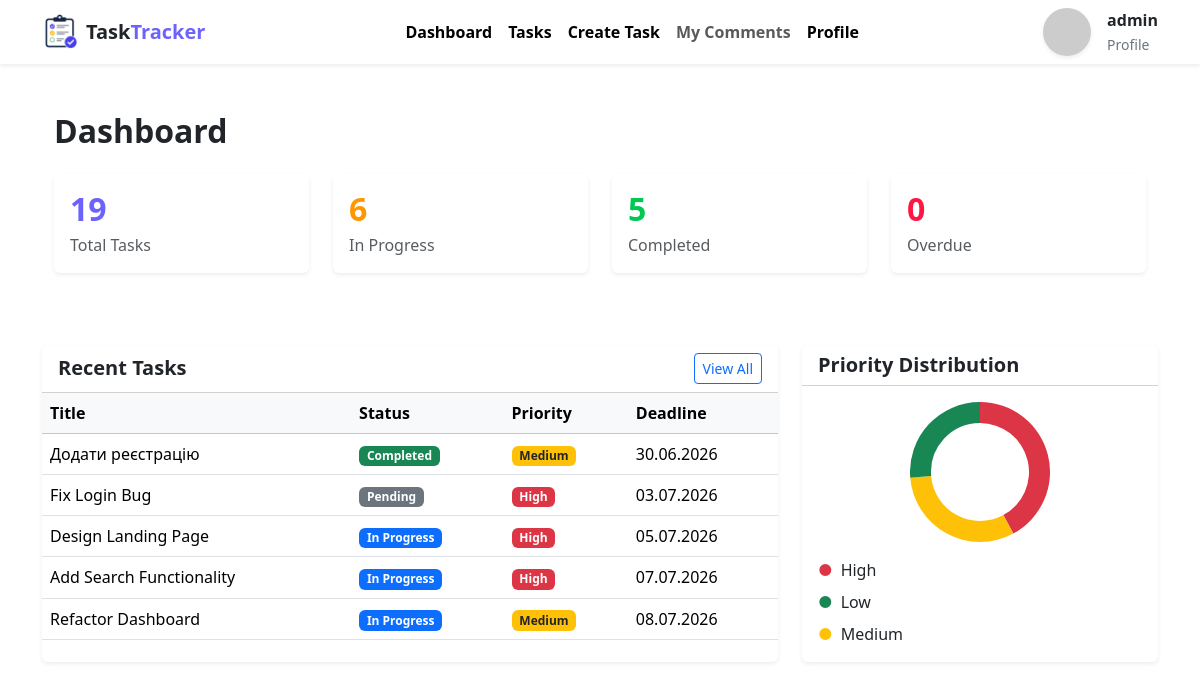
The app's page / (signed in) with its own data.
### tasks/models.py (models this page shows, shortened)
class Task(models.Model):
    STATUS_CHOICES = [
        ('pending', 'Pending'),
        ('in_progress', 'In Progress'),
        ('completed', 'Completed'),
    ]
    PRIORITY_CHOICES = [
        ('low', 'Low'),
        ('medium', 'Medium'),
        ('high', 'High'),
    ]
    title = models.CharField(max_length=200)
    description = models.TextField()
    deadline = models.DateTimeField(null=True, blank=True)
    author = models.ForeignKey('auth.User', on_delete=models.CASCADE, related_name='tasks')
    status = models.CharField(max_length=20, choices=STATUS_CHOICES, default='pending')
    priority = models.CharField(max_length=20, choices=PRIORITY_CHOICES, default='medium')
    created_at = models.DateTimeField(auto_now_add=True)
    updated_at = models.DateTimeField(auto_now=True)
    class Meta:
        ordering = ['deadline', '-created_at']
        verbose_name = 'Task'
        verbose_name_plural = 'Tasks'

### tasks/views.py (the view)
# urls.py: path('', views.DashboardView.as_view(), name='dashboard'),
class DashboardView(ListView):
    model = Task
    template_name = 'dashboard.html'
    context_object_name = 'tasks'
    def get_context_data(self, **kwargs):
        context = super().get_context_data(**kwargs)
        tasks = context["tasks"]
        context["total_tasks"] = tasks.count()
        context["in_progress"] = tasks.filter(status="in_progress").count()
        context["completed"] = tasks.filter(status="completed").count()
        context["overdue"] = tasks.filter(
            deadline__lt=timezone.now()
        ).exclude(status="completed").count()
        context["high_tasks"] = tasks.filter(priority="high").count()
        context["medium_tasks"] = tasks.filter(priority="medium").count()
        context["low_tasks"] = tasks.filter(priority="low").count()
        return context

### templates/dashboard.html (shortened to what this page needs)
{% extends 'base.html' %}
{% load static %}
{% block content %}
<div class="container py-4">
    <div class="d-flex justify-content-between align-items-center mb-4">
        <h2 class="fw-bold mb-0">Dashboard</h2>
    </div>
    <div class="row g-4">
        <div class="col-lg-3 col-md-6">
            <div class="card shadow-sm border-0 h-100">
                <div class="card-body">
                    <h2 class="fw-bold mb-1" style="color:#6C63FF;">{{ total_tasks }}</h2>
                    <p class="text-muted mb-0">Total Tasks</p>
                </div>
            </div>
        </div>
        <div class="col-lg-3 col-md-6">
            <div class="card shadow-sm border-0 h-100">
                <div class="card-body">
                    <h2 class="fw-bold mb-1" style="color:#FF9800;">{{ in_progress }}</h2>
                    <p class="text-muted mb-0">In Progress</p>
                </div>
            </div>
        </div>
        <div class="col-lg-3 col-md-6">
            <div class="card shadow-sm border-0 h-100">
                <div class="card-body">
                    <h2 class="fw-bold mb-1" style="color:#00C853;">{{ completed }}</h2>
                    <p class="text-muted mb-0">Completed</p>
                </div>
            </div>
        </div>
        <div class="col-lg-3 col-md-6">
            <div class="card shadow-sm border-0 h-100">
                <div class="card-body">
                    <h2 class="fw-bold mb-1" style="color:#FF1744;">{{ overdue }}</h2>
                    <p class="text-muted mb-0">Overdue</p>
                </div>
            </div>
        </div>
    </div>
</div>
<div class="row mt-5">
    <div class="col-lg-8 mb-4">
        <div class="card shadow-sm border-0 h-100">
            <div class="card-header bg-white d-flex justify-content-between align-items-center">
                <h5 class="mb-0 fw-bold">Recent Tasks</h5>
                <a href="{% url 'task_list' %}" class="btn btn-sm btn-outline-primary">
                    View All
                </a>
            </div>
            <div class="table-responsive">
                <table class="table table-hover align-middle mb-0">
                    <thead class="table-light">
                        <tr>
                            <th>Title</th>
                            <th>Status</th>
                            <th>Priority</th>
                            <th>Deadline</th>
                        </tr>
                    </thead>
                    <tbody>
                    {% for task in tasks|slice:":5" %}
                    <tr class="clickable-row"
                        data-href="{% url 'task_detail' task.pk %}"
                        style="cursor: pointer;">
                        <td>{{ task.title }}</td>
                        <td>
                            {% if task.status == "pending" %}
                                <span class="badge bg-secondary">
                                    {{ task.get_status_display }}
                                </span>
                            {% elif task.status == "in_progress" %}
                                <span class="badge bg-primary">
                                    {{ task.get_status_display }}
                                </span>
                            {% elif task.status == "completed" %}
                                <span class="badge bg-success">
                                    {{ task.get_status_display }}
                                </span>
                            {% endif %}
                        </td>
                        <td>
                            {% if task.priority == "high" %}
                                <span class="badge bg-danger">High</span>
                            {% elif task.priority == "medium" %}
                                <span class="badge bg-warning text-dark">Medium</span>
                            {% else %}
                                <span class="badge bg-success">Low</span>
                            {% endif %}
                        </td>
                        <td>
                            {{ task.deadline|date:"d.m.Y" }}
                        </td>
                    </tr>
                    {% empty %}
                    <tr>
                        <td colspan="4" class="text-center py-4">
                            No tasks found.
                        </td>
                    </tr>
                    {% endfor %}
                    </tbody>
                </table>
            </div>
        </div>
    </div>
    <div class="col-lg-4 mb-4">
        <div class="card shadow-sm border-0 h-100">
            <div class="card-header bg-white">
                <h5 class="mb-0 fw-bold">Priority Distribution</h5>
            </div>
            <div class="card-body d-flex flex-column justify-content-center align-items-center">
                <canvas id="priorityChart" style="max-width:140px; max-height:140px;"></canvas>
                <div class="mt-3 w-100 text-start">
                    <div class="d-flex align-items-center mb-2">
                        <span class="me-2 text-danger">●</span> High
                    </div>
                    <div class="d-flex align-items-center mb-2">
                        <span class="me-2 text-success">●</span> Low
                    </div>
                    <div class="d-flex align-items-center">
                        <span class="me-2 text-warning">●</span> Medium
                    </div>
                </div>
            </div>
        </div>
    </div>
</div>
{% endblock %}

### templates/menu.html (shortened to what this page needs)
{% load static %}
<nav class="navbar navbar-expand-lg bg-white shadow-sm sticky-top">
    <div class="container">
        <a class="navbar-brand fw-bold d-flex align-items-center" href="/">
            <img src="{% static 'img/logo_tracker.png' %}"alt="Logo" width="36" height="36" class="me-2">
            <span class="text-dark">Task</span>
            <span style="color:#6C63FF;">Tracker</span>
        </a>
        <div class="collapse navbar-collapse">
            <ul class="navbar-nav mx-auto">
                <li class="nav-item">
                    <a class="nav-link fw-semibold active" href="{% url 'dashboard' %}">Dashboard</a>
                </li>
                <li class="nav-item">
                    <a class="nav-link fw-semibold active" href="{% url 'task_list' %}">Tasks</a>
                </li>
                <li class="nav-item">
                    <a class="nav-link fw-semibold active" href="{% url 'create_tasks' %}">Create Task</a>
                </li>
                <li class="nav-item">
                    <a class="nav-link fw-semibold" href="#">My Comments</a>
                </li>
                <li class="nav-item">
                    <a class="nav-link fw-semibold active" href="{% url 'profile' %}">Profile</a>
                </li>
            </ul>
            <div class="d-flex gap-2">
                {% if user.is_authenticated %}
                    <a href="{% url 'profile' %}" class="d-flex align-items-center text-decoration-none text-dark">
                        <img src="https://ui-avatars.com/api/?name={{ user.username }}&background=6C63FF&color=ffffff&size=128"
                            class="rounded-circle shadow-sm"
                            width="48"
                            height="48"
                            alt="Avatar">
                        <div class="ms-3">
                            <div class="fw-semibold">{{ user.username }}</div>
                            <small class="text-secondary">Profile</small>
                        </div>
                    </a>
                {% endif %}
            </div>
        </div>
    </div>
</nav>

### records on screen
Task: title "Додати реєстрацію", status "Completed", priority "Medium", deadline "30.06.2026"
Task: title "Fix Login Bug", status "Pending", priority "High", deadline "03.07.2026"
Task: title "Design Landing Page", status "In Progress", priority "High", deadline "05.07.2026"
Task: title "Add Search Functionality", status "In Progress", priority "High", deadline "07.07.2026"
Task: title "Refactor Dashboard", status "In Progress", priority "Medium", deadline "08.07.2026"

### other values on screen
{{ user.username }} "admin"
{{ total_tasks }} "19"
{{ in_progress }} "6"
{{ completed }} "5"
{{ overdue }} "0"
